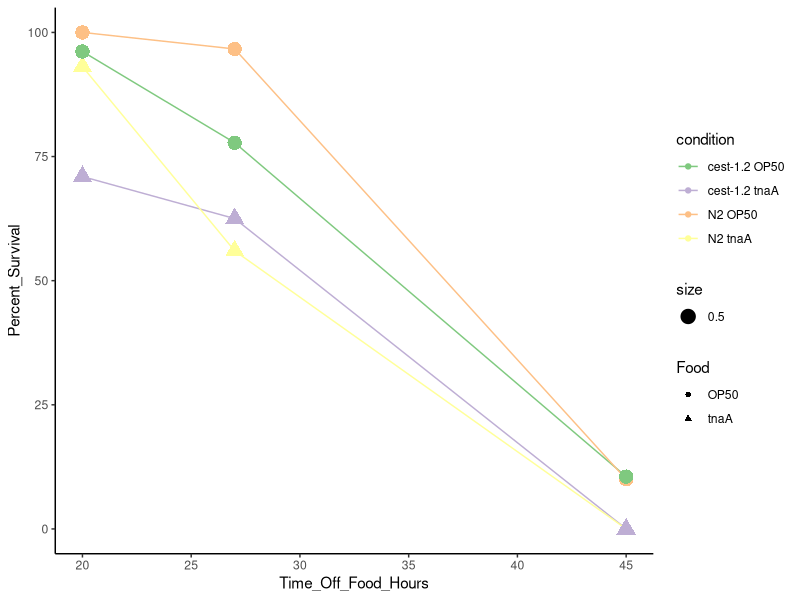
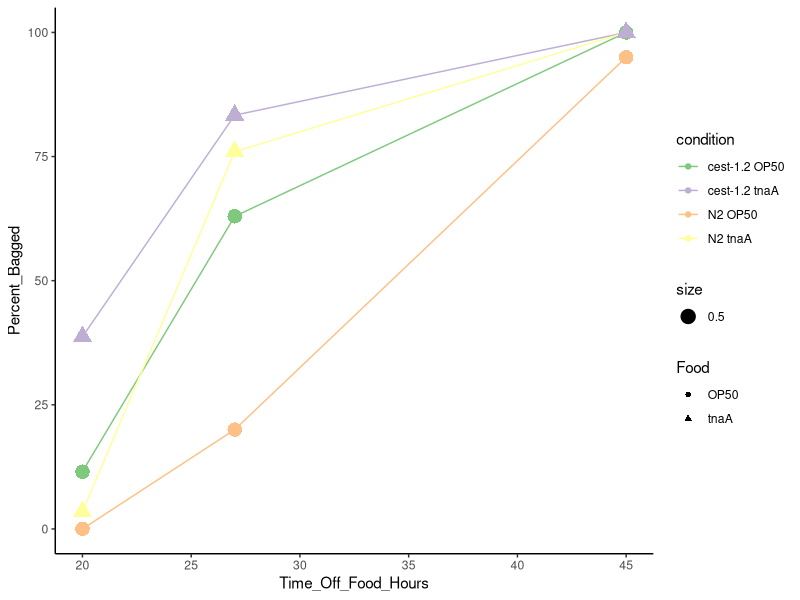

These charts were generated, in order, by the following R code:
## ---- chunk 1
knitr::opts_chunk$set(echo = TRUE)
library(tidyverse)
library(patchwork)
library(ggbeeswarm)
library(kableExtra)
library(magrittr)
theme_set(theme_classic())
## ---- chunk 2
df <- read_csv('Starvation_Data.csv') %>%
  
mutate(Percent_Survival = ((100* Alive)/(Dead + Alive)), 
       Percent_Bagged = ((100* Bagged)/(Dead + Alive)),
       condition = (paste(Genotype, Food)))

## ---- chunk 3
(SurvivalPlot <- df %>%
  ggplot(aes(x = Time_Off_Food_Hours , color = condition, y = Percent_Survival)) +
  geom_line() +
  geom_point(aes(shape = Food, size = 0.5))+
  scale_color_brewer(palette = "Accent") +
  scale_fill_brewer(palette = "Accent"))
## ---- chunk 4
(BaggingPlot <- df %>%
  ggplot(aes(x = Time_Off_Food_Hours , color = condition, y = Percent_Bagged)) +
  geom_line() +
  geom_point(aes(shape = Food, size = 0.5))+
  scale_color_brewer(palette = "Accent") +
  scale_fill_brewer(palette = "Accent"))
